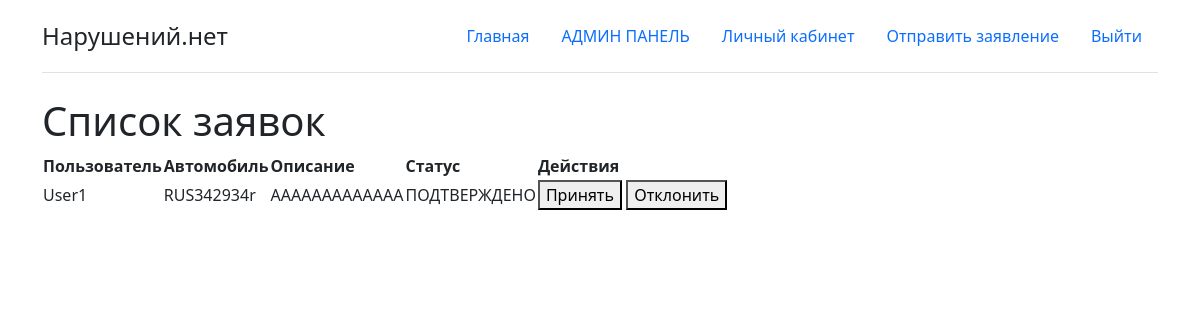
Page /applications/ (signed in) on the committed database.
### main/models.py (models this page shows, shortened)
class Application(models.Model):
    STATUS_CHOICES = [
        ('new', 'НОВАЯ'),
        ('approved', 'ПОДТВЕРЖДЕНО'),
        ('rejected', 'ОТКЛОНЕНО'),
    ]
    user = models.ForeignKey(USER_MODEL, on_delete=models.CASCADE)
    car = models.CharField(max_length=10)
    descr = models.TextField(max_length=300)
    status = models.CharField(max_length=10, choices=STATUS_CHOICES, default='new')
    class Meta:
        verbose_name = "Заявление"
        verbose_name_plural = "Заявления"

class CustomUser(AbstractUser):
    first_name = models.CharField(max_length=15, blank=True)
    last_name = models.CharField(max_length=15, blank=True)
    third_name = models.CharField(max_length=15, blank=True)
    phone = models.CharField(max_length=12, unique=True)
    email = models.EmailField(unique=True)
    def __str__(self):
        return self.username
    class Meta:
        verbose_name = "Пользователь"
        verbose_name_plural = "Пользователи"

### main/views.py (the view)
# urls.py: path('applications/', views.application_list, name='application_list'),
@user_passes_test(is_admin)
def application_list(request):
    applications = Application.objects.all()
    return render(request, 'main/application-list.html', {'applications': applications})

### main/context_processors.py (called while the page is built)
def is_admin_context(request):
    is_admin = False
    if request.user.is_authenticated:
        is_admin = Group.objects.filter(name='admins').exists() and request.user.groups.filter(name='admins').exists()
    return {'is_admin': is_admin}

### main/views.py (called while the page is built)
def is_admin(user):
    return user.groups.filter(name='admins').exists()

### main/templates/main/application-list.html (shortened to what this page needs)
{% extends 'base.html' %}
{% load static %}
{% block content%}
 <h1>Список заявок</h1>
    <table>
        <thead>
            <tr>
                <th>Пользователь</th>
                <th>Автомобиль</th>
                <th>Описание</th>
                <th>Статус</th>
                <th>Действия</th>
            </tr>
        </thead>
        <tbody>
            {% for application in applications %}
            <tr>
                <td>{{ application.user }}</td>
                <td>{{ application.car }}</td>
                <td>{{ application.descr }}</td>
                <td>{{ application.get_status_display }}</td>
                <td>
                    <form action="{% url 'approve_application' application.id %}" method="post" style="display:inline;">
                        <button type="submit">Принять</button>
                    </form>
                    <form action="{% url 'reject_application' application.id %}" method="post" style="display:inline;">
                        <button type="submit">Отклонить</button>
                    </form>
                </td>
            </tr>
            {% endfor %}
        </tbody>
    </table>
{% endblock %}

### rows in the picture
Application: user "User1", car "RUS342934r", descr "ААААААААААААА", status "ПОДТВЕРЖДЕНО"
